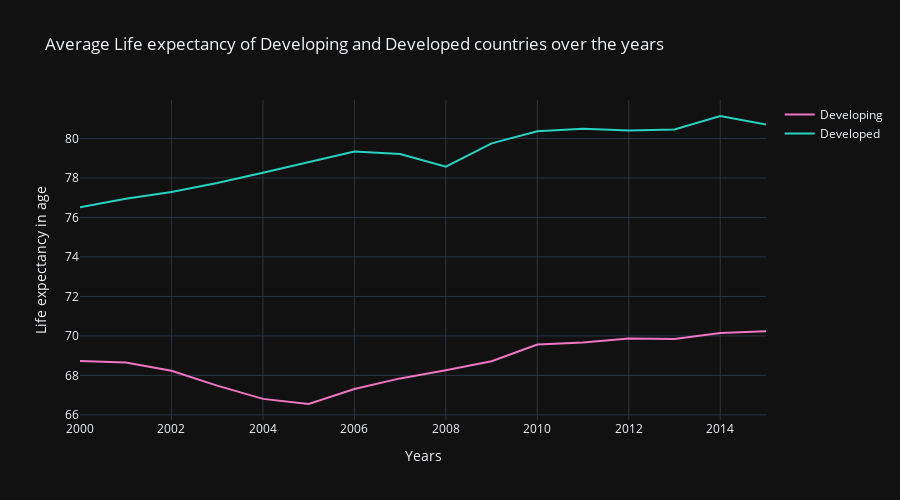

Write notebook code for a chart like this one.
### Code cell
life_year = life_expectancy.groupby(by = ['Year', 'Status']).mean().reset_index()
Developed = life_year.loc[life_year['Status'] == 'Developed',:]
Developing = life_year.loc[life_year['Status'] == 'Developing',:]
fig1 = go.Figure()
for template in ["plotly_dark"]:
    fig1.add_trace(go.Scatter(x=Developing['Year'], y=Developing['winz_Life_expectancy'],
                    mode='lines',
                    name='Developing',
                    marker_color='#f075c2'))
    fig1.add_trace(go.Scatter(x=Developed['Year'], y=Developed['winz_Life_expectancy'],
                    mode='lines',
                    name='Developed',
                    marker_color='#28d2c2'))
    fig1.update_layout(
    height=500,
    xaxis_title="Years",
    yaxis_title='Life expectancy in age',
    title_text='Average Life expectancy of Developing and Developed countries over the years',
    template=template)
fig1.show()

### Figure 1 — Plotly figure (JSON) as saved in the notebook; plotly's stock layout.template omitted (floating-point values rounded to 4 significant figures)
{"data": [{"marker": {"color": "#f075c2"}, "mode": "lines", "name": "Developing", "type": "scatter", "x": [2000, 2001, 2002, 2003, 2004, 2005, 2006, 2007, 2008, 2009, 2010, 2011, 2012, 2013, 2014, 2015], "y": [68.73, 68.65, 68.24, 67.48, 66.81, 66.55, 67.31, 67.85, 68.26, 68.71, 69.56, 69.67, 69.87, 69.84, 70.15, 70.24]}, {"marker": {"color": "#28d2c2"}, "mode": "lines", "name": "Developed", "type": "scatter", "x": [2000, 2001, 2002, 2003, 2004, 2005, 2006, 2007, 2008, 2009, 2010, 2011, 2012, 2013, 2014, 2015], "y": [76.52, 76.94, 77.29, 77.74, 78.26, 78.81, 79.34, 79.21, 78.57, 79.75, 80.36, 80.49, 80.41, 80.46, 81.14, 80.7]}], "layout": {"height": 500, "title": {"text": "Average Life expectancy of Developing and Developed countries over the years"}, "xaxis": {"title": {"text": "Years"}}, "yaxis": {"title": {"text": "Life expectancy in age"}}}}
